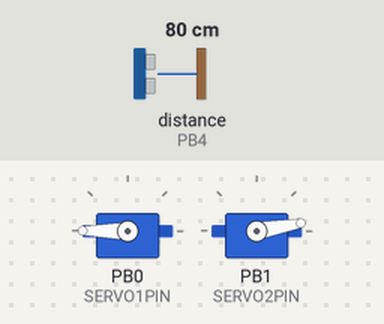
A sketch run on a simulated ATtiny85, built with avr-gcc and run on an emulated ATtiny85. Parts: 2 × servo. The inputs (shaded band) are chosen by the test bench; at power-on: distance to the obstacle (sensor on PB4) 80 cm. The echo pulse lasts 58.3 µs per cm; random numbers use the default seed unless the sketch sets one.

Above: at 1.2 s.
1.3 s: distance to the obstacle (sensor on PB4) set to 11 cm
2.8 s: distance to the obstacle (sensor on PB4) set to 8 cm
At 3.06 s:
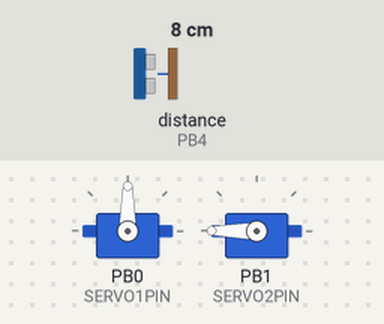
At 3.51 s:
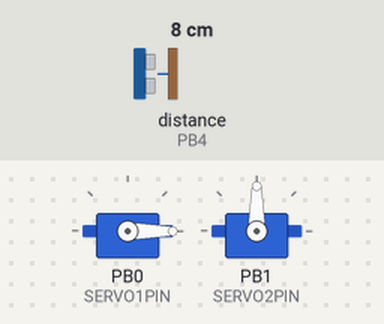
5.8 s: distance to the obstacle (sensor on PB4) set to 18 cm
7.4 s: distance to the obstacle (sensor on PB4) set to 2 cm
At 7.85 s:
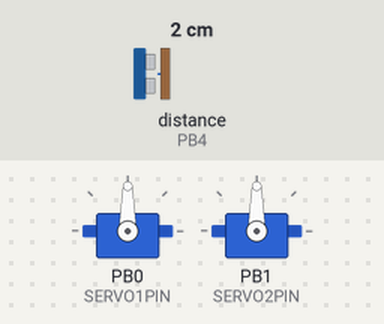
Timing chart, 0 to 11.4 s (numbered marks = the images above; inputs shaded):
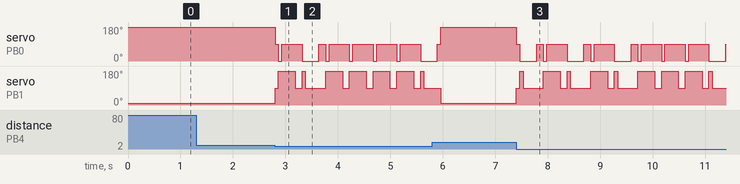

The sketch:

P_t_A.ino
```cpp
#include <Adafruit_SoftServo.h>
#include <NewPing.h>

#define SERVO1PIN 0
#define SERVO2PIN 1

#define TRIGGER_PIN 2
#define ECHO_PIN 4
#define MAX_DISTANCE 200

Adafruit_SoftServo servo_left, servo_right;

NewPing sonar(TRIGGER_PIN, ECHO_PIN, MAX_DISTANCE);

//connect the sonar signal pin to this pin on the trinket
const int SONAR = 2;

//constants for drive direction NO FORGET TO TUNE SERVOS
const int LEFT_FORWARD = 180;
const int RIGHT_FORWARD = 10;
const int LEFT_BACKWARD = 0;
const int RIGHT_BACKWARD = 180;
const int SERVO_STOP = 90;

//DO NO MESS WITH THESE!
const int DRIVE_DELAY = 1;
const int SONAR_DELAY = 15;

//distance in cm that philip diverge
const int OBSTACLE = 10;
const int ATTACK_DISTANCE = 7;

//ping durations
const int HIGH_PING = 5;
const int LOW_PING = 2;

const int LONG_PAUSE = 2000;
const int SHORT_PAUSE = 50;
const int SHORT_TURN = 200;
const int SHORT_DELAY = 15;
const int TURN_WIGGLE = 50;

const int STAB_COUNT = 7;
const int POST_ATTACK_REVERSE = 100;
const int ATTACK_MODE_COOLDOWN = 600000;

//vars for ping return duration and distance in cm
long duration, cm;

bool attack_mode_on;

int ranum, attack_mode_timer;

//one-time-at-startup-set-up
//attaching/centering servos etc.
void setup()
{
    //inititalize variables
    ranum = 0;
    attack_mode_timer = 0;
    attack_mode_on = false;

  //attach the servos
  servo_left.attach(SERVO1PIN);
  servo_right.attach(SERVO2PIN);
}

//robots primary loop; this repeats until you turn off the robot
void loop()
{
    if (attack_mode_timer >= ATTACK_MODE_COOLDOWN)
    {
        attack_mode_on = true;
        attack_mode_timer = 0;
    }

    if (sonar.ping_cm() < OBSTACLE && sonar.ping_cm() != 0)
    {
        DIVERGE();
    }
    else if (attack_mode_on)
    {
        ATTACK_MODE();
    }
    else
    {
        FORWARD();
    }
    attack_mode_timer++;
}

void DIVERGE()
{
    STOP(SHORT_PAUSE);
    BACKWARD(SHORT_PAUSE);
    TURN();
}


void FORWARD()
{
  servo_left.write(LEFT_FORWARD);
    servo_left.refresh();
    servo_right.write(RIGHT_FORWARD);
    servo_right.refresh();
    delay(DRIVE_DELAY);
}

void BACKWARD(int time)
{
    while (time > 0)
    {
        servo_left.write(LEFT_BACKWARD);
        servo_left.refresh();
        servo_right.write(RIGHT_BACKWARD);
        servo_right.refresh();
        delay(DRIVE_DELAY);
        time--;
    }
}

void TURN()//add a variance input param
{
    ranum = random(1, 100);

    if (ranum > 50)
    {
        RIGHT_TURN(SHORT_TURN);
    }
    else
    {
        LEFT_TURN(SHORT_TURN);
    }
}

void LEFT_TURN(int time)
{
    while (time > 0)
    {
        servo_left.write(LEFT_BACKWARD);
        servo_left.refresh();
        servo_right.write(SERVO_STOP);
        servo_right.refresh();
        delay(DRIVE_DELAY);
        time--;
    }
    STOP(SHORT_PAUSE);
}

void RIGHT_TURN(int time)
{
    while (time > 0)
    {
        servo_left.write(SERVO_STOP);
        servo_left.refresh();
        servo_right.write(RIGHT_BACKWARD);
        servo_right.refresh();
        delay(DRIVE_DELAY);
        time--;
    }
    STOP(SHORT_PAUSE);
}

void STOP(int time)
{
    while (time > 0)
    {
        servo_left.write(SERVO_STOP);
        servo_left.refresh();
        servo_right.write(SERVO_STOP);
        servo_right.refresh();
        delay(DRIVE_DELAY);
        time--;
    }
}

void ATTACK_MODE()
{
    STOP(SHORT_PAUSE);
    LEFT_TURN(TURN_WIGGLE);
    RIGHT_TURN(TURN_WIGGLE);
    for (int i; i < STAB_COUNT;)
    {
        if (sonar.ping_cm() < ATTACK_DISTANCE && sonar.ping_cm() != 0)
        {
            BACKWARD(SHORT_DELAY);
            i++;
        }
        else
        {
            FORWARD();
        }
    }
    STOP(SHORT_PAUSE);
    attack_mode_on = false;
    BACKWARD(POST_ATTACK_REVERSE);
    TURN();
}
```

Measured:
- the behaviour switches between 10 and 9 cm on distance to the obstacle (sensor on PB4) (found by bisection; images 0 and 1)
- after the input at 1.3 s, every drawn part: stays the same
- after the input at 2.8 s, servo on PB0 (SERVO1PIN): goes 90° 0.06 s, 0° 0.06 s, 90° 0.39 s, 0° 0.32 s, 90° 0.13 s, 4 × (0° 0.06 s, 90° 0.39 s), then 0°, starting at once
